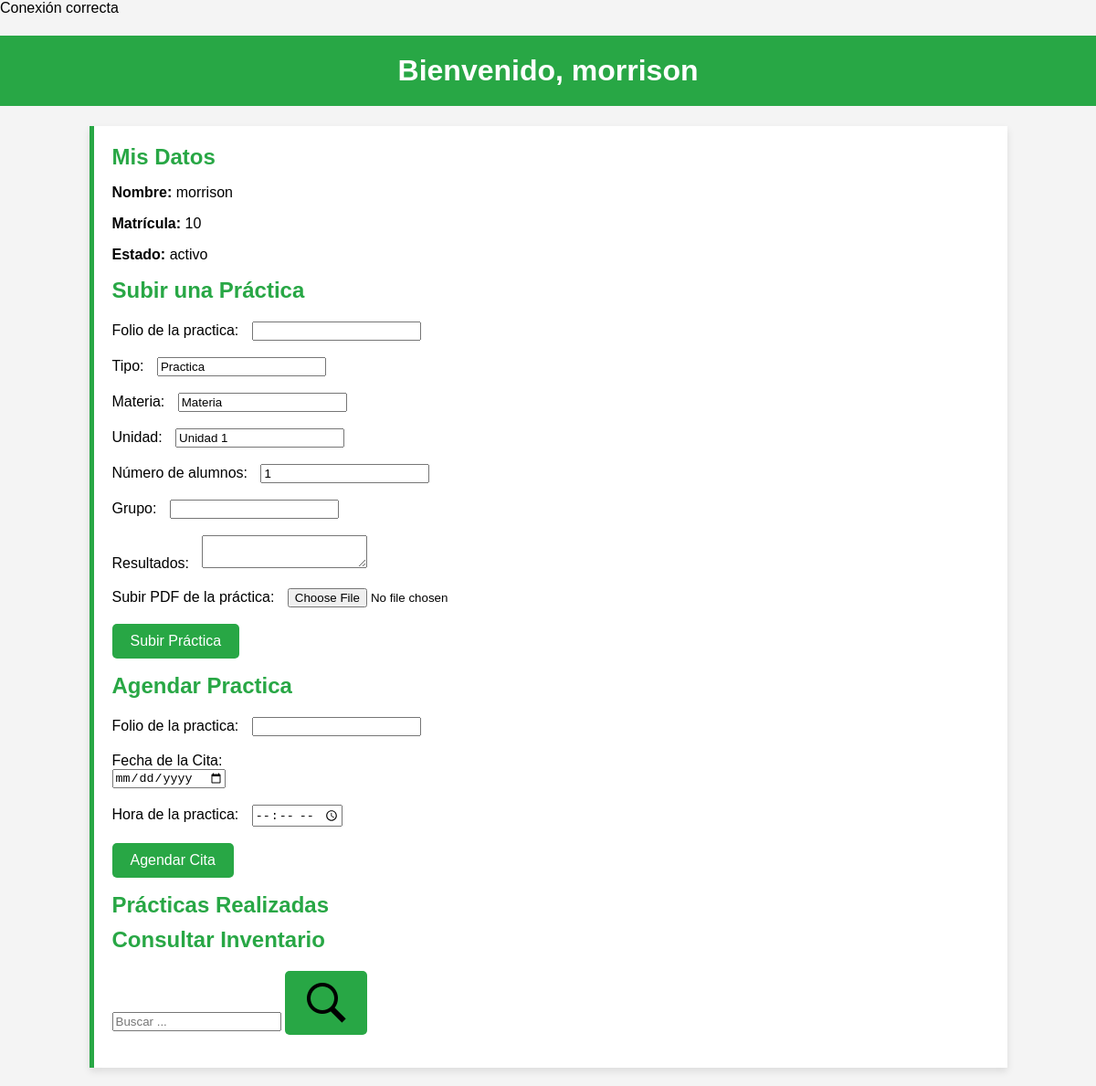
/inicioMaestro.php (signed in), run on the app's committed database.
### tables this page shows
CREATE TABLE `usuario` (
  `id` char(6) NOT NULL,
  `nombre` varchar(50) DEFAULT NULL,
  `tipo_usuario` varchar(30) DEFAULT NULL,
  `tipo_admin` varchar(20) NOT NULL,
  `usser` varchar(10) DEFAULT NULL,
  `passw` varchar(10) DEFAULT NULL,
  `status` varchar(10) DEFAULT NULL,
  `foto` blob NOT NULL
);

### inicioMaestro.php (the view, shortened to what this page needs)
<?php
include("conexcion.php");
$usuario = $_SESSION['usuario'];
$sql = "SELECT * FROM usuario WHERE usser = ?";
$stmt = $conn->prepare($sql);
$stmt->bind_param("s", $usuario);
$stmt->execute();
$result = $stmt->get_result();
$userData = $result->fetch_assoc();
$typeClass = "";
switch ($userData['tipo_usuario']) {
    default:
        $typeClass = 'maestro';
        break;
}
?>
<!DOCTYPE html>
<html lang="es">
<head>
    <link rel="stylesheet" href="css/styles.css">
</head>
<body class="<?php echo htmlspecialchars($typeClass); ?>">
    <h1>Bienvenido, <?php echo htmlspecialchars($userData['nombre']); ?></h1>
    <div class="container">
        <h2>Mis Datos</h2>
        <p><strong>Nombre:</strong> <?php echo htmlspecialchars($userData['nombre']); ?></p>
        <p><strong>Matrícula:</strong> <?php echo htmlspecialchars($userData['usser']); ?></p>
        <p><strong>Estado:</strong> <?php echo htmlspecialchars($userData['status']); ?></p>
        <h2>Subir una Práctica</h2>
        <form action="guardar_practica.php" method="POST" enctype="multipart/form-data">
            <label for="folio">Folio de la practica:</label>
            <input type="text" name="folio" id="folio" required><br><br>
            <label for="tipo">Tipo:</label>
            <input type="text" name="tipo" id="tipo" value="Practica" required><br><br>
            <label for="materia">Materia:</label>
            <input type="text" name="materia" id="materia" value="Materia" required><br><br>
            <label for="unidad">Unidad:</label>
            <input type="text" name="unidad" id="unidad" value="Unidad 1" required><br><br>
            <label for="num_alumnos">Número de alumnos:</label>
            <input type="number" name="num_alumnos" id="num_alumnos" value="1" required><br><br>
            <label for="grupo">Grupo:</label>
            <input type="text" name="grupo" id="grupo" required><br><br>
            <label for="resultados">Resultados:</label>
            <textarea name="resultados" id="resultados" required></textarea><br><br>
            <label for="pdf">Subir PDF de la práctica:</label>
            <input type="file" name="archivo" id="pdf" accept=".pdf" required><br><br>
            <button type="submit" name="submit">Subir Práctica</button>
        </form>
        <h2>Agendar Practica</h2>
        <form action="agendar_practica.php" method="POST">
            <label for="folio">Folio de la practica:</label>
            <input type="text" name="folio" id="folio" required><br><br>
            <label for="fecha">Fecha de la Cita:</label><br>
            <input type="date" id="fecha" name="fecha" required><br><br>
            <label for="hora">Hora de la practica:</label>
            <input type="time" id="hora" name="hora" required><br><br>
            <button type="submit">Agendar Cita</button>
        </form>
        <h2>Prácticas Realizadas</h2>
        <h2>Consultar Inventario</h2>
        <form action="busqueda.php" method="POST" class="search-form">
            <input type="text" id="Dato" name="Dato" placeholder="Buscar ..." required>
            <button type="submit" class="search-btn">
                <img src="iconos/icons8-search-50.png" alt="Buscar" class="search-icon">
            </button>
        </form>
    </div>
</body>
</html>

### css/styles.css (style rules this page uses)
body { font-family: Arial, sans-serif; background-color: #f4f4f4; margin: 0; padding: 0; }
h1 { text-align: center; padding: 20px; font-size: 2rem; }
.container { width: 80%; margin: 20px auto; padding: 20px; background-color: white; box-shadow: 0px 4px 8px rgba(0, 0, 0, 0.1); }
h2 { margin-top: 0; font-size: 1.5rem; margin-bottom: 10px; }
form { margin-top: 20px; }
label { font-size: 1rem; margin-right: 10px; }
button { padding: 10px 20px; background-color: #4CAF50; color: white; border: none; border-radius: 5px; cursor: pointer; font-size: 1rem; }
body.maestro h1 { background-color: #28a745; color: white; }
body.maestro .container { border-left: 5px solid #28a745; }
body.maestro h2 { color: #28a745; }
body.maestro button { background-color: #28a745; }

### data on the page
usuario: nombre "morrison", usser "10", status "activo"
